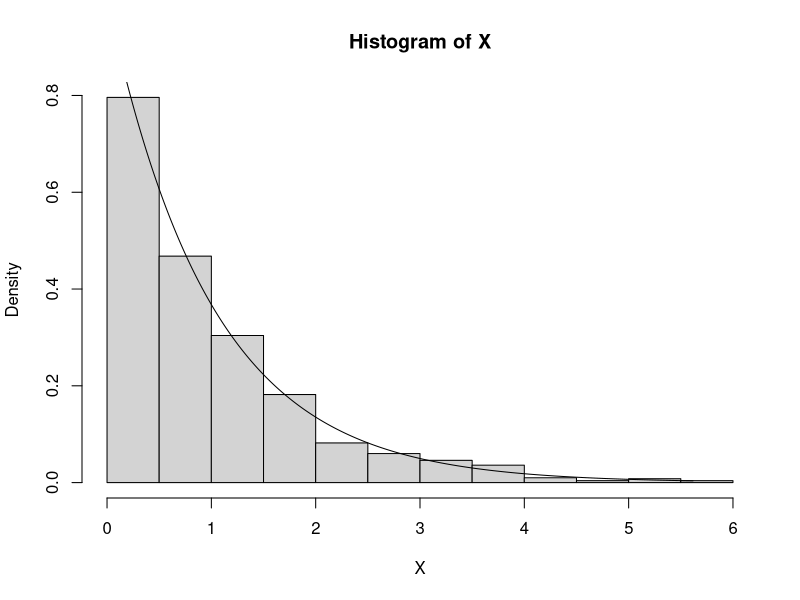
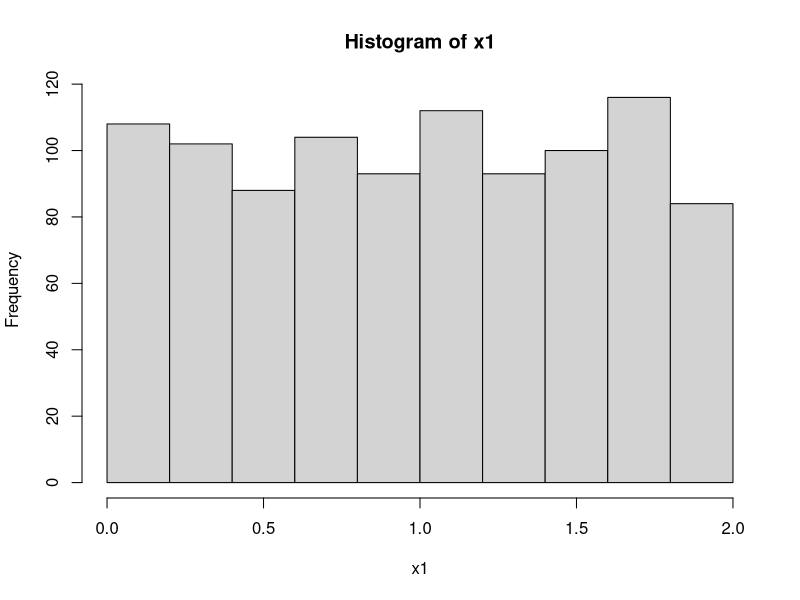
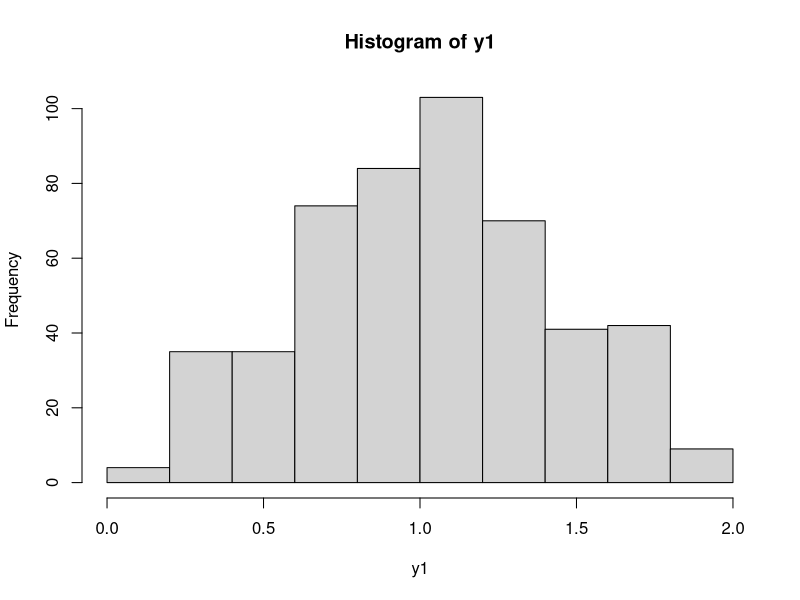
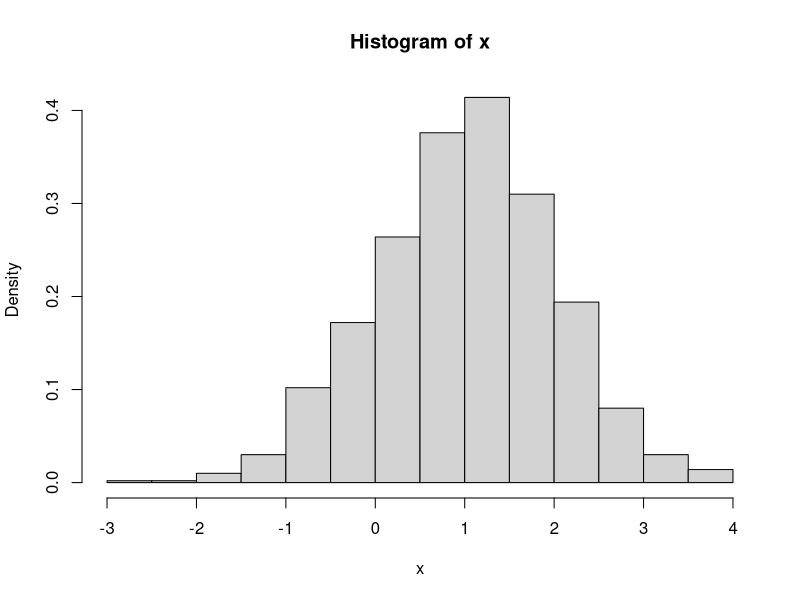
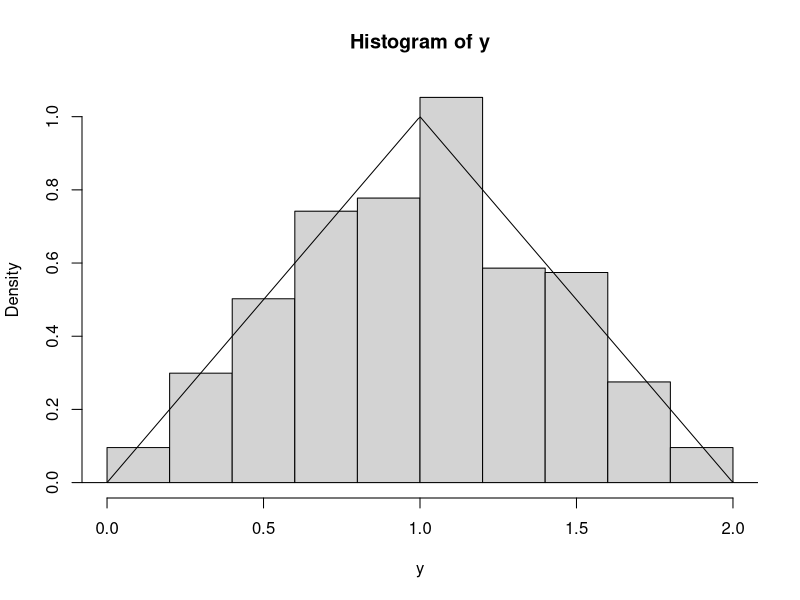

Reproduce these figures in R, in order.
## ---- chunk 1
knitr::opts_chunk$set(echo = TRUE)
## ---- chunk 2
lcg <- function(a, c, m, seed, nnum = 100) {
    ans <- rep(0, nnum)  # Initialize the array
    ans[1] <- (a * seed + c) %% m
    for(i in 2:nnum)
      ans[i] <- (a * ans[i - 1] + c) %% m
    return(ans)
}
rannums <- lcg(a = 9, c = 5, m = 16, seed = 8, nnum = 20)

rannums <- lcg(a = 7, c = 1, m = 10, seed = 2, nnum = 20)
rannums
rannums <- lcg(a = 7, c = 1, m = 10, seed = 4, nnum = 20)
rannums
## ---- chunk 3


set.seed(1000)
U = runif(1000)
X = -log(1-U)
hist(X, prob = T)
xx = seq(min(X), max(X), length = 1000)
yy = exp(-xx)
lines(xx, yy)


# 3
accrej <- function(fdens, gdens, M, x)
  return(x[runif(length(x)) <= fdens(x) / (M * gdens(x))])

unif02dens = function(x)
  return(0.5 * (x >= 0 & x <= 2))

witchshatdens = function(x)
  return(x * (x >= 0 & x <=1) + (2 - x) * (x > 1 & x <= 2))

set.seed(123456)
x1 = runif(1000) * 2
y1 = accrej(witchshatdens, unif02dens, 2, x1)

length(y1)/1000

hist(x1)
hist(y1)


set.seed(123456)
normdens = function(x)
  return(exp(-(x-1)^2/2)/sqrt(2*pi) * (x >= 0 & x <= 2))
x = rnorm(1000,1,1)
y = accrej(witchshatdens, normdens, 2.5, x)

length(y)/1000


hist(x, prob = T)
hist(y, prob = T)
xx = seq(min(x), max(x), length = 1000)
yy = xx * (xx >= 0 & xx <=1) + (2 - xx) * (xx > 1 & xx <= 2)
lines(xx, yy)


## with in 0~2

mysamp <- function(n, m, s, lwr, upr, nnorm) {
  samp <- rnorm(nnorm, m, s)
  samp <- samp[samp >= lwr & samp <= upr]
  if (length(samp) >= n) {
    return(sample(samp, n))
  }  
  stop(simpleError("Not enough values to sample from. Try increasing nnorm."))
}

normdens = function(x)
  return(dnorm(x, 1, 1))

set.seed(123456)
xnew = mysamp(n=1000, m=1, s=1, lwr=0, upr=2, nnorm=10000)

ynew = accrej(witchshatdens, normdens, 2.5, xnew)

length(ynew)/1000

